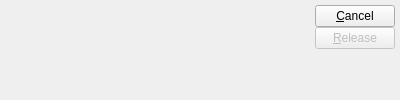
<ui version="4.0" >
 <comment>This file is part of the xTuple ERP: PostBooks Edition, a free and
open source Enterprise Resource Planning software suite,
Copyright (c) 1999-2011 by OpenMFG LLC, d/b/a xTuple.
It is licensed to you under the Common Public Attribution License
version 1.0, the full text of which (including xTuple-specific Exhibits)
is available at www.xtuple.com/CPAL.  By using this software, you agree
to be bound by its terms.</comment>
 <class>releaseTransferOrder</class>
 <widget class="QDialog" name="releaseTransferOrder" >
  <property name="geometry" >
   <rect>
    <x>0</x>
    <y>0</y>
    <width>400</width>
    <height>100</height>
   </rect>
  </property>
  <property name="windowTitle" >
   <string>Release Transfer Order</string>
  </property>
  <layout class="QVBoxLayout" >
   <property name="spacing" >
    <number>0</number>
   </property>
   <property name="margin" >
    <number>5</number>
   </property>
   <item>
    <layout class="QHBoxLayout" >
     <property name="spacing" >
      <number>7</number>
     </property>
     <property name="margin" >
      <number>0</number>
     </property>
     <item>
      <layout class="QHBoxLayout" >
       <property name="spacing" >
        <number>0</number>
       </property>
       <property name="margin" >
        <number>0</number>
       </property>
       <item>
        <layout class="QVBoxLayout" >
         <property name="spacing" >
          <number>0</number>
         </property>
         <property name="margin" >
          <number>0</number>
         </property>
         <item>
          <widget class="OrderCluster" name="OrderCluster" />
         </item>
         <item>
          <spacer name="Spacer201" >
           <property name="orientation" >
            <enum>Qt::Vertical</enum>
           </property>
           <property name="sizeType" >
            <enum>QSizePolicy::Preferred</enum>
           </property>
           <property name="sizeHint" stdset="0" >
            <size>
             <width>20</width>
             <height>20</height>
            </size>
           </property>
          </spacer>
         </item>
        </layout>
       </item>
       <item>
        <spacer name="Spacer202" >
         <property name="orientation" >
          <enum>Qt::Horizontal</enum>
         </property>
         <property name="sizeType" >
          <enum>QSizePolicy::Expanding</enum>
         </property>
         <property name="sizeHint" stdset="0" >
          <size>
           <width>20</width>
           <height>20</height>
          </size>
         </property>
        </spacer>
       </item>
      </layout>
     </item>
     <item>
      <layout class="QVBoxLayout" >
       <property name="spacing" >
        <number>0</number>
       </property>
       <item>
        <widget class="QPushButton" name="_close" >
         <property name="text" >
          <string>&amp;Cancel</string>
         </property>
        </widget>
       </item>
       <item>
        <widget class="QPushButton" name="_release" >
         <property name="enabled" >
          <bool>false</bool>
         </property>
         <property name="text" >
          <string>&amp;Release</string>
         </property>
         <property name="autoDefault" >
          <bool>true</bool>
         </property>
         <property name="default" >
          <bool>true</bool>
         </property>
        </widget>
       </item>
       <item>
        <spacer name="verticalSpacer" >
         <property name="orientation" >
          <enum>Qt::Vertical</enum>
         </property>
         <property name="sizeHint" stdset="0" >
          <size>
           <width>20</width>
           <height>40</height>
          </size>
         </property>
        </spacer>
       </item>
      </layout>
     </item>
    </layout>
   </item>
  </layout>
 </widget>
 <layoutdefault spacing="6" margin="11" />
 <pixmapfunction>qPixmapFromMimeSource</pixmapfunction>
 <customwidgets>
  <customwidget>
   <class>OrderCluster</class>
   <extends>QWidget</extends>
   <header>ordercluster.h</header>
  </customwidget>
 </customwidgets>
 <tabstops>
  <tabstop>_release</tabstop>
  <tabstop>_close</tabstop>
 </tabstops>
 <includes>
  <include location="global" >parameter.h</include>
 </includes>
 <resources/>
 <connections>
  <connection>
   <sender>_close</sender>
   <signal>clicked()</signal>
   <receiver>releaseTransferOrder</receiver>
   <slot>reject()</slot>
   <hints>
    <hint type="sourcelabel" >
     <x>20</x>
     <y>20</y>
    </hint>
    <hint type="destinationlabel" >
     <x>20</x>
     <y>20</y>
    </hint>
   </hints>
  </connection>
 </connections>
</ui>
